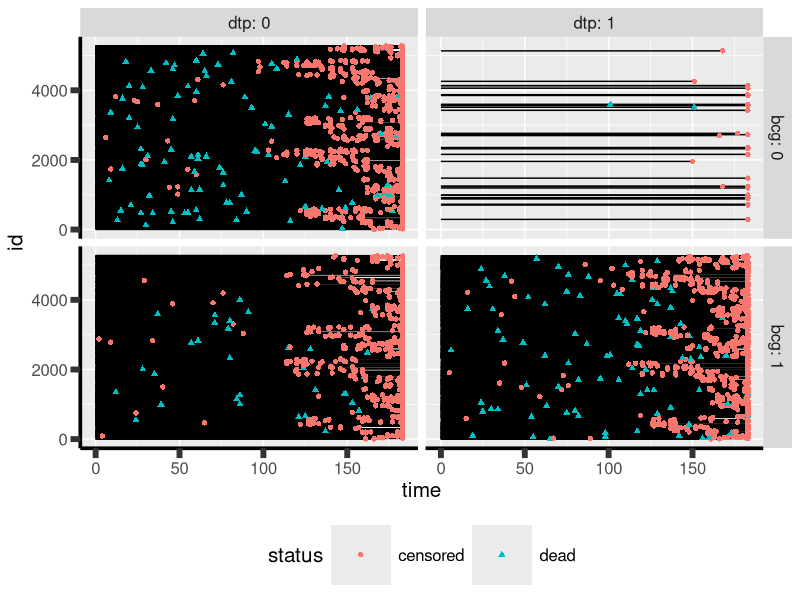

Recreate this plot in R.
library(ggplot2)

## * load data
df.data <- read.csv("data/data-bissau-processed.csv")

## * prepare figure
df.data0 <- df.data
df.data0$time <- 0

## * generate figure
figure1 <- ggplot(mapping = aes(x = time, y = id))
figure1 <- figure1 + geom_line(data = rbind(df.data0,df.data), aes(group = id))
figure1 <- figure1 + geom_point(data = df.data, aes(color = status, shape = status))
figure1 <- figure1 + facet_grid(bcg~dtp, labeller = label_both)
figure1 <- figure1 + theme(text = element_text(size=15), 
                           axis.line = element_line(linewidth = 1.25),
                           axis.ticks = element_line(linewidth = 2),
                           axis.ticks.length=unit(.25, "cm"),
                           legend.key.size = unit(3,"line"),
                           legend.position = "bottom")
figure1

## * export figure
if("export" %in% ls() && export){
    ggsave(figure1, filename = "figures/figure1.pdf", width = 7, height = 7)
    ggsave(figure1, filename = "figures/figure1.png", width = 7, height = 7)
}
